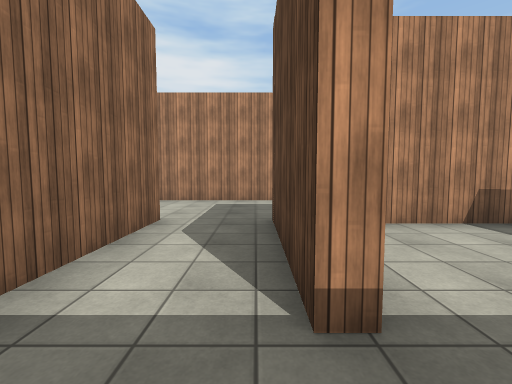
[1] (above)

17 first-person views from a walk through a scene from a Unity 3-D project. The camera is 1.4 m above the floor, tilts 4° down and sees 90° across. The floor is counted in squares, 2 m on a side. Each view is taken from the middle of a square. On the plan, view 1 faces up. The plan holds only what a view shows up to about 9 squares ahead; the rest is blank. The place goes on beyond the plan. The player character is not drawn. Surface patterns are stand-ins for the level's own textures.

[2]
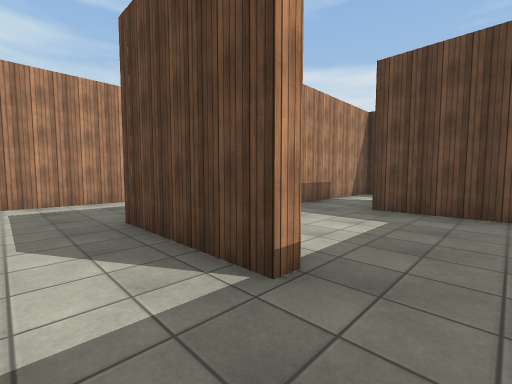

[3]
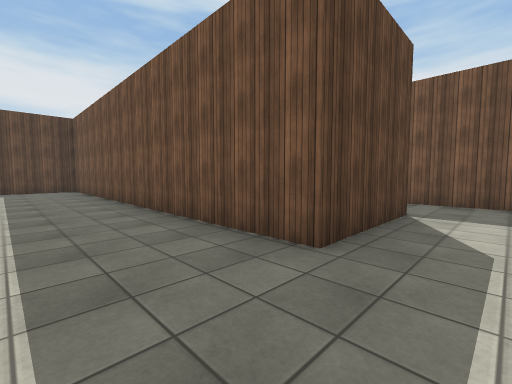

[4]
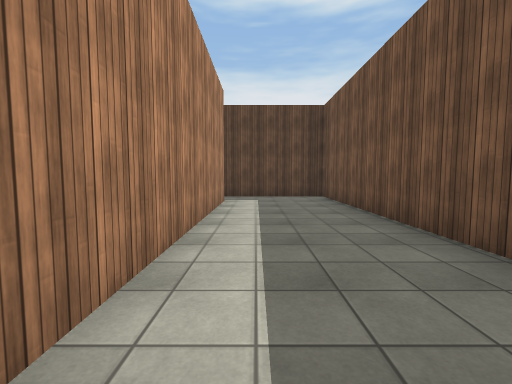

[5]
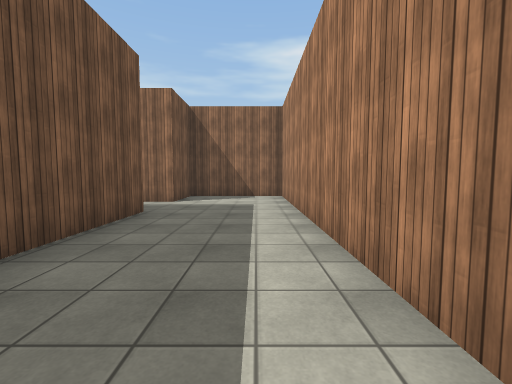

[6]
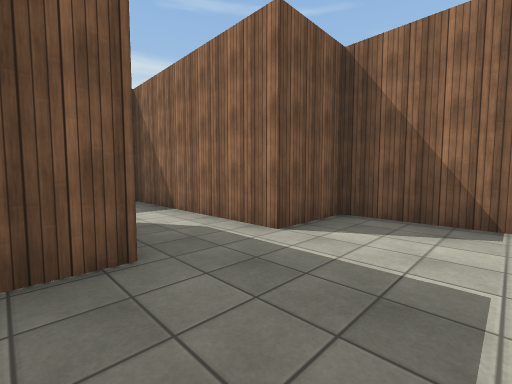

[7]
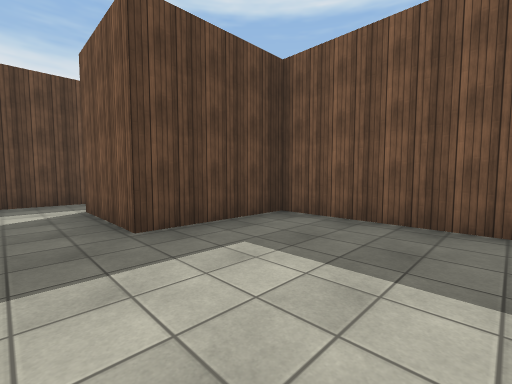

[8]
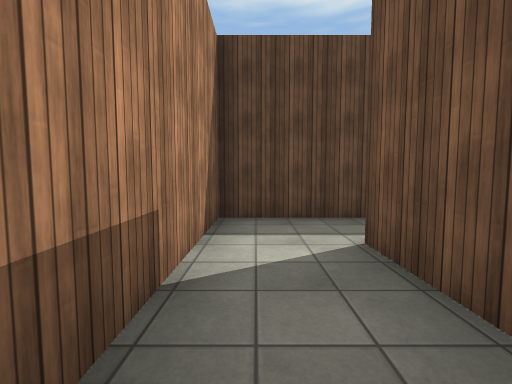

[9]
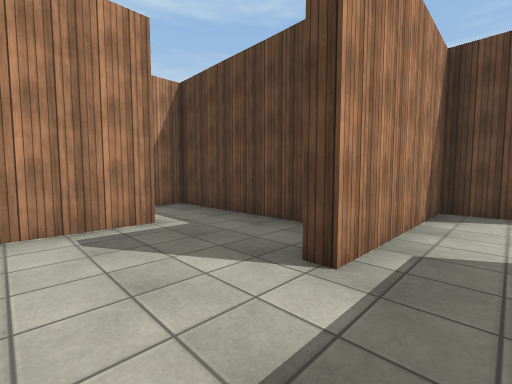

[10]
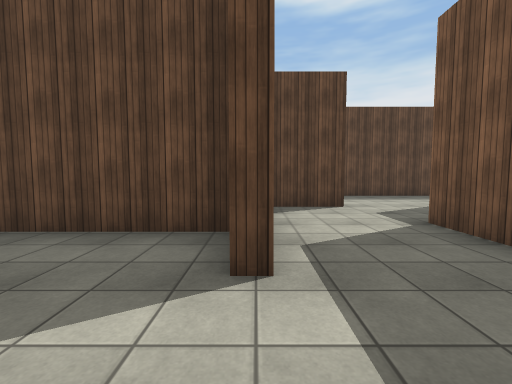

[11]
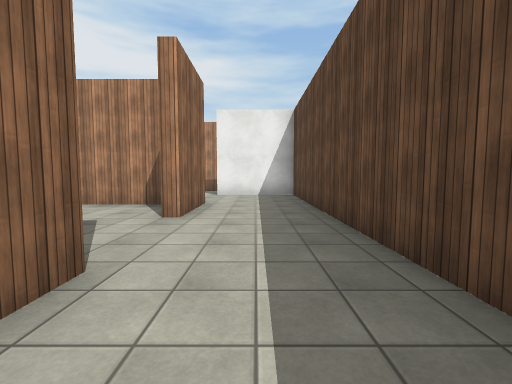

[12]
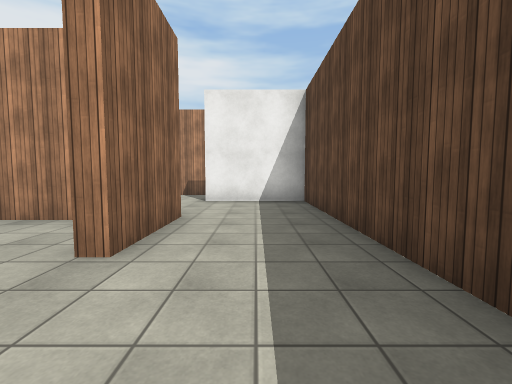

[13]
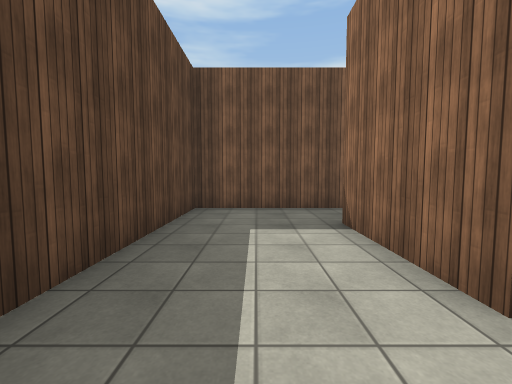

[14]
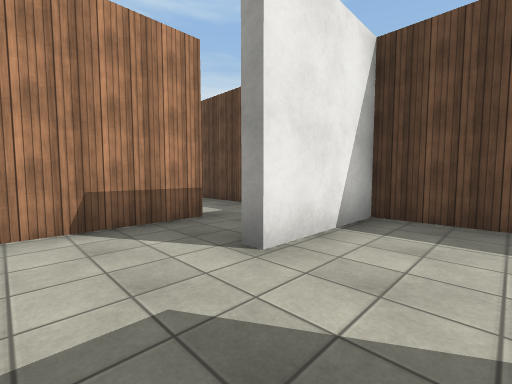

[15]
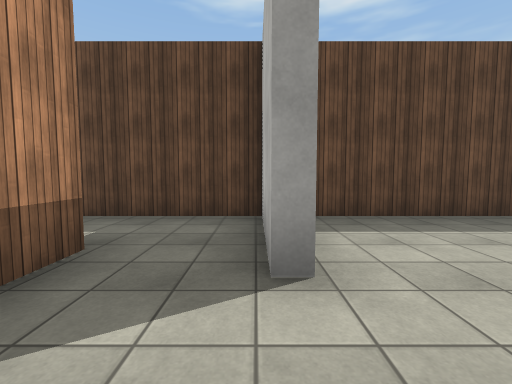

[16]
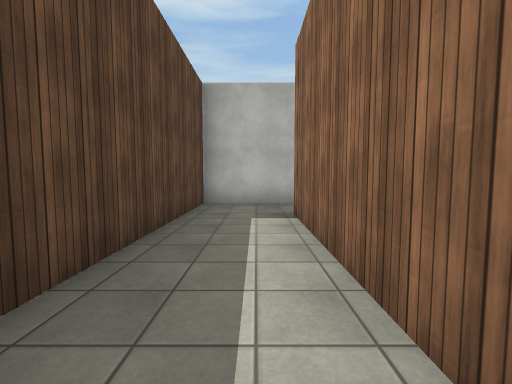

[17]
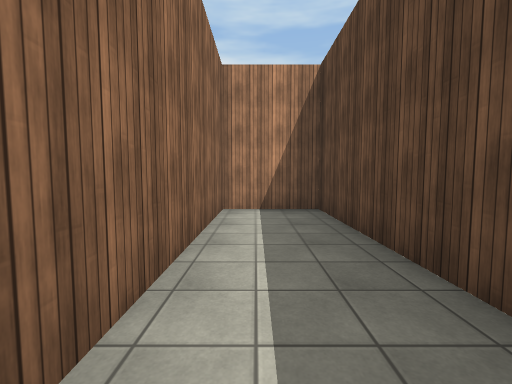

### Floor plan
Points are (right, up) in squares from view 1. A wall is a line through its corners. A room is listed if a view was taken in it or the views show most of it. See-through windows are left out.
Room 1 (views 1, 2, 3, 4, 5, 6)
walls: (0.3, 1) (0.3, 3.9) (11, 3.9) (11, 7); (9.8, 6.8) (-3.2, 6.8) (-3.2, 3.9) (-1.5, 3.9) (-1.5, -0.8) (0.4, -0.8)
ways out: opening at (0, 0.5) to room 2; opening at (10, 7)
Room 2 (views 7, 8)
walls: (0.4, -0.8) (4.1, -0.8) (4.1, 1.9) (6.6, 1.9); (8.1, 1.4) (8.1, 3.6) (1.8, 3.6)
ways out: opening at (0, 0.5) to room 1; opening at (7, 2) to room 3
Room 3 (views 9, 10)
walls: (8.1, -0.8) (8.1, 1.4); (8.6, -1.1) (6.6, -1.1); (6.6, 1.6) (4.9, 1.6); (7.4, -3.5) (8.8, -3.5)
ways out: opening at (7, 2) to room 2; opening at (7.5, -2) to room 4
Room 4 (views 11, 12, 13)
walls: (10.8, -5.1) (10.8, -7.6); (10.8, -2.9) (10.5, -2.9) (10.5, -1.1) (8.6, -1.1); (10.1, -9.3) (13.3, -9.3) (13.3, -2.6)
ways out: opening at (7.5, -2) to room 3; opening at (12, -2) to room 5
Room 5 (view 14)
walls: (10.8, -0.8) (10.8, -2.9); (13.3, -2.6) (13.3, 1.6) (10.7, 1.6)
ways out: opening at (12, -2) to room 4; opening at (9.5, 2) to room 6
Room 6 (view 15)
walls: (10.7, 1.6) (10.7, 1.9); (11.3, 3.6) (8.9, 3.6)
ways out: opening at (9.5, 2) to room 5; opening at (11, 3) to room 7
Room 7 (views 16, 17)
walls: (10.7, 1.9) (13.3, 1.9) (13.3, 10.1) (11.3, 10.1) (11.3, 3.6)
ways out: opening at (11, 3) to room 6

Where each view was taken, in squares from view 1:
view 1: 0 up, 0 right, facing up
view 2: 0 up, 1 left, facing up-right
view 3: 6 up, 1 left, facing down-right
view 4: 6 up, 3 right, facing right
view 5: 6 up, 5 right, facing left
view 6: 6 up, 1 right, facing down-left
view 7: 3 up, 1 right, facing down-right
view 8: 3 up, 4 right, facing right
view 9: 2 down, 5 right, facing up-right
view 10: 1 down, 5 right, facing right
view 11: 7 down, 12 right, facing up
view 12: 5 down, 12 right, facing up
view 13: 4 down, 12 right, facing down
view 14: 0 up, 9 right, facing up-right
view 15: 2 up, 9 right, facing right
view 16: 8 up, 12 right, facing down
view 17: 5 up, 12 right, facing up
